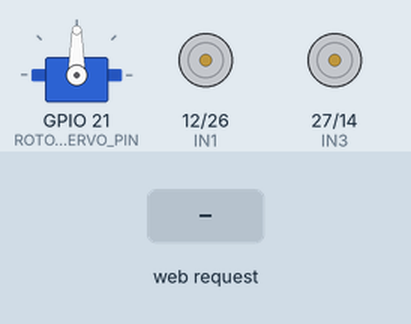
Recording of a sketch running on a simulated ESP32. Parts: servo, motor-driver pin pairs drawn as motors (green arrow = first pin HIGH = forward, orange = second pin HIGH = backward, longer = more drive). The test bench sets the inputs (shaded band). What the sketch prints to the serial monitor is not drawn.

Above: at 1.2 s.
1.3 s: HTTP request GET /rotor/servo received
At 2.5 s:
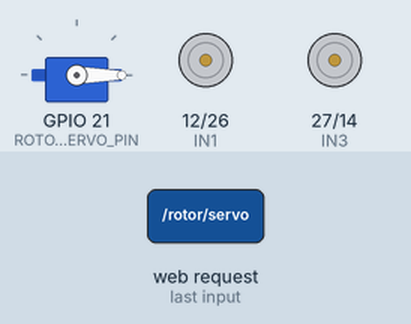
2.8 s: HTTP request GET /forward?state=start received
At 3.6 s:
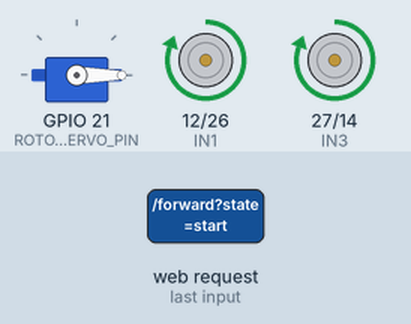
4.3 s: HTTP request GET /backward?state=start received
At 4.7 s:
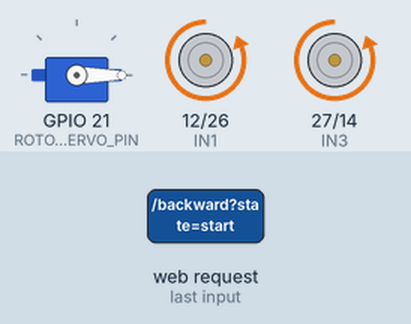
5.8 s: HTTP request GET /rotateLeft?state=start received
At 7.0 s:
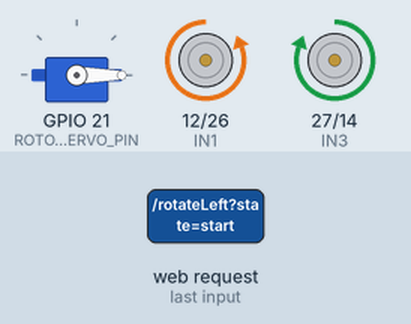
7.3 s: HTTP request GET /rotor/servo?state=120&angle=120 received
At 8.2 s:
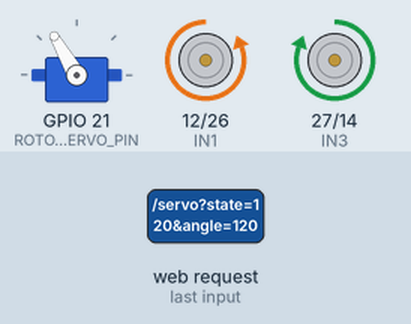
8.8 s: HTTP request GET /forward received
At 9.4 s:
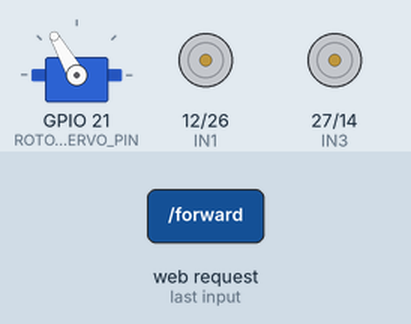
Timing chart, 0 to 11.3 s (numbered marks = the images above; inputs shaded):
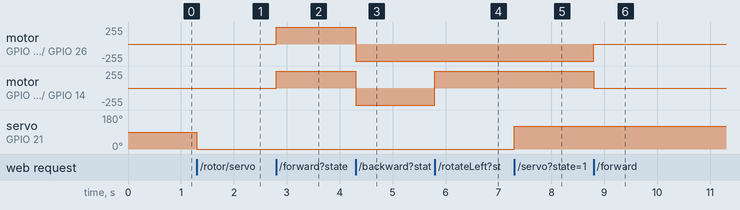

The sketch:

ESP32CONTROL.ino
```cpp
#include <WiFi.h>
#include <WebServer.h>
#include <ESP32Servo.h>


// Create Access Point credentials
const char* ssid = "ESP32_Control_AP";
const char* password = "12345678";

// ==== Motor driver pins ====
#define IN1 12
#define IN2 26
#define IN3 27
#define IN4 14

// ===== Servo setup =====
#define ROTOR_SERVO_PIN 21

// Create web server on port 80
WebServer server(80);

Servo rotorServo;


void stopMotors() {
  digitalWrite(IN1, LOW);
  digitalWrite(IN2, LOW);
  digitalWrite(IN3, LOW);
  digitalWrite(IN4, LOW);
}

void moveForward() {
  digitalWrite(IN1, HIGH);
  digitalWrite(IN2, LOW);
  digitalWrite(IN3, HIGH);
  digitalWrite(IN4, LOW);
}

void moveBackward() {
  digitalWrite(IN1, LOW);
  digitalWrite(IN2, HIGH);
  digitalWrite(IN3, LOW);
  digitalWrite(IN4, HIGH);
}

void rotateLeft() {
  digitalWrite(IN1, LOW);
  digitalWrite(IN2, HIGH);
  digitalWrite(IN3, HIGH);
  digitalWrite(IN4, LOW);
}

void rotateRight() {
  digitalWrite(IN1, HIGH);
  digitalWrite(IN2, LOW);
  digitalWrite(IN3, LOW);
  digitalWrite(IN4, HIGH);
}


// Movement APIs (press/hold control)
void handleForward() {
  String state = server.arg("state"); // "start" or "stop"
  if (state == "start") {
    moveForward();
    server.send(200, "text/plain", "Moving Forward");
  } else {
    stopMotors();
    server.send(200, "text/plain", "Stopped");
  }
}

void handleBackward() {
  String state = server.arg("state");
  if (state == "start") {
    moveBackward();
    server.send(200, "text/plain", "Moving Backward");
  } else {
    stopMotors();
    server.send(200, "text/plain", "Stopped");
  }
}

void handleRotateLeft() {
  String state = server.arg("state");
  if (state == "start") {
    rotateLeft();
    server.send(200, "text/plain", "Rotating Left");
  } else {
    stopMotors();
    server.send(200, "text/plain", "Stopped");
  }
}

void handleRotateRight() {
  String state = server.arg("state");
  if (state == "start") {
    rotateRight();
    server.send(200, "text/plain", "Rotating Right");
  } else {
    stopMotors();
    server.send(200, "text/plain", "Stopped");
  }
}

void handleRotorServo() {
  int rotateDegree = server.arg("angle").toInt();
  if(rotateDegree <=180 || rotateDegree >=0)
  {
    rotorServo.write(rotateDegree);
  }
}

// Root status
void handleRoot() {
  server.send(200, "text/plain", "ESP32 Robot Controller Active");
}

// -------------------- Setup --------------------
void setup() {
  Serial.begin(115200);

  //Servo setup
  rotorServo.attach(ROTOR_SERVO_PIN);

  // Pin setup
  pinMode(IN1, OUTPUT);
  pinMode(IN2, OUTPUT);
  pinMode(IN3, OUTPUT);
  pinMode(IN4, OUTPUT);

  stopMotors();

  // Wi-Fi AP setup
  WiFi.softAP(ssid, password);
  Serial.print("Access Point IP: ");
  Serial.println(WiFi.softAPIP());

  // Routes
  server.on("/", handleRoot);
  server.on("/forward", handleForward);
  server.on("/backward", handleBackward);
  server.on("/rotateLeft", handleRotateLeft);
  server.on("/rotateRight", handleRotateRight);
  server.on("/rotor/servo", handleRotorServo);

  server.begin();
  Serial.println("HTTP Server started");
}

void loop() {
  server.handleClient();
}
```

Measured:
- after the input at 1.3 s, servo on GPIO 21 (ROTOR_SERVO_PIN): 90° → 0° at once
- after the input at 2.8 s, motor on GPIO 12 (IN1) / GPIO 26 (IN2), motor on GPIO 27 (IN3) / GPIO 14 (IN4): stopped → forward 255/255 at once
- after the input at 4.3 s, motor on GPIO 12 (IN1) / GPIO 26 (IN2), motor on GPIO 27 (IN3) / GPIO 14 (IN4): forward 255/255 → backward 255/255 at once
- after the input at 5.8 s, motor on GPIO 27 (IN3) / GPIO 14 (IN4): backward 255/255 → forward 255/255 at once
- after the input at 7.3 s, servo on GPIO 21 (ROTOR_SERVO_PIN): 0° → 120° at once
- after the input at 8.8 s, motor on GPIO 12 (IN1) / GPIO 26 (IN2): backward 255/255 → stopped at once; motor on GPIO 27 (IN3) / GPIO 14 (IN4): forward 255/255 → stopped at once
